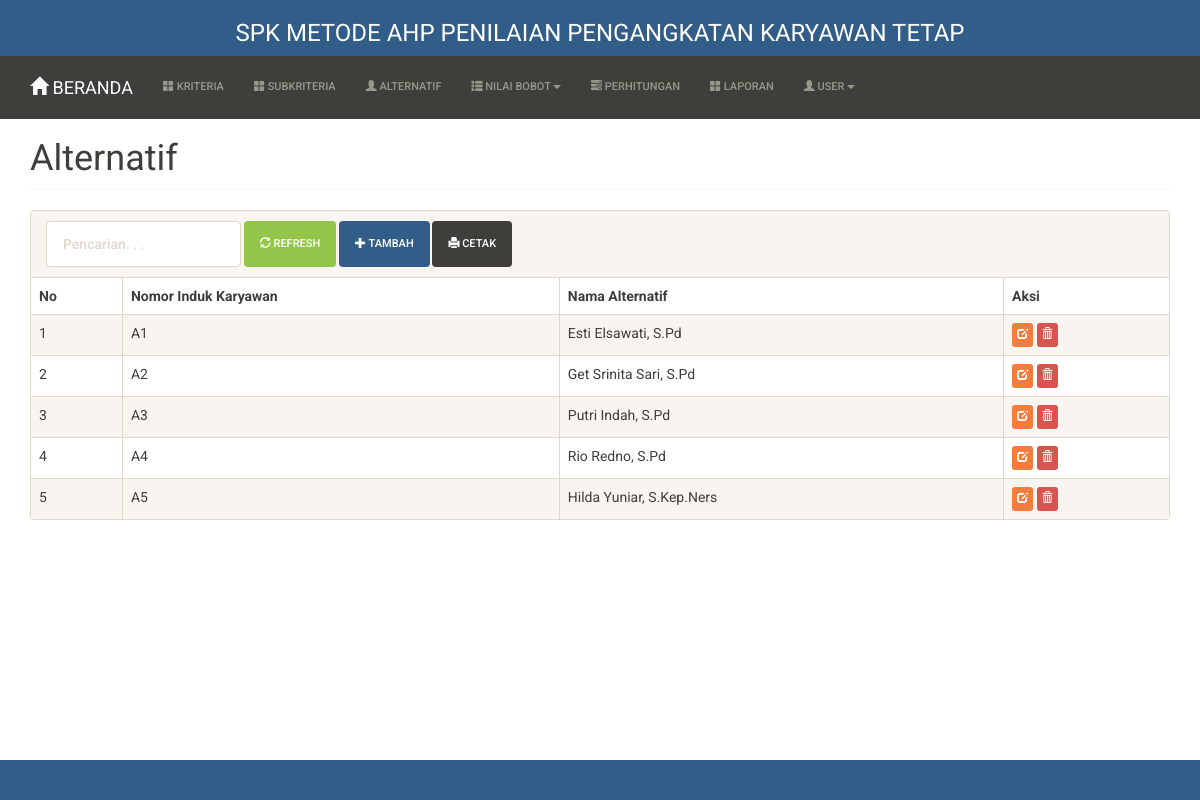
The app's page /index.php?m=alternatif (signed in) with its own data.
### tables this page shows
CREATE TABLE `tb_alternatif` (
  `kode_alternatif` varchar(16) NOT NULL,
  `nama_alternatif` varchar(255) DEFAULT NULL,
  `keterangan` varchar(255) DEFAULT NULL,
  `total` double DEFAULT NULL,
  `rank` int(11) DEFAULT NULL
);

### config.php (called while the page is built)
<?php
$config["server"] = 'localhost';
$config["username"] = 'root';
$config["password"] = '';
$config["database_name"] = 'dewi';

### functions.php (called while the page is built, shortened)
<?php
include 'config.php';
include 'includes/db.php';
$db = new DB($config['server'], $config['username'], $config['password'], $config['database_name']);
include 'includes/general.php';

### includes/general.php (called while the page is built, shortened)
<?php
function esc_field($str)
{
    return htmlspecialchars($str, ENT_QUOTES, 'UTF-8');
}

### includes/db.php (called while the page is built, shortened)
<?php
class DB
{
    var $conn = null;
    public function __construct($host, $username, $passwd, $dbname)
    {
        $this->conn = mysqli_connect($host, $username, $passwd, $dbname);
    }
    public function query($sql)
    {
        $query = mysqli_query($this->conn, $sql) or die('<pre>Error mysqli_query: ' . mysqli_error($this->conn) . '<br />' . $sql . '</pre>');
        return $query;
    }
    public function get_results($sql)
    {
        $query = $this->query($sql);
        $arr = [];
        while ($row = mysqli_fetch_object($query)) {
            $arr[] = $row;
        }
        return $arr;
    }
}

### alternatif.php (the view, shortened to what this page needs)
<div class="page-header">
    <h1>Alternatif</h1>
</div>
<div class="panel panel-default">
    <div class="panel-heading">
        <form class="form-inline">
            <div class="form-group">
                <input class="form-control" type="text" placeholder="Pencarian. . ." name="q" value="<?= isset($_GET['q']) ? $_GET['q'] : '' ?>" />
            </div>
            <div class="form-group">
                <button class="btn btn-success"><span class="glyphicon glyphicon-refresh"></span> Refresh</button>
            </div>
            <div class="form-group">
                <a class="btn btn-primary" href="?m=alternatif_tambah"><span class="glyphicon glyphicon-plus"></span> Tambah</a>
            </div>
            <div class="form-group">
                <a class="btn btn-default" href="cetak.php?m=alternatif&q=<?= isset($_GET['q']) ? $_GET['q'] : '' ?>" target="_blank"><span class="glyphicon glyphicon-print"></span> Cetak</a>
            </div>
        </form>
    </div>
    <div class="table-responsive">
        <table class="table table-bordered table-hover table-striped">
            <thead>
                <tr>
                    <th>No</th>
                    <th>Nomor Induk Karyawan</th>
                    <th>Nama Alternatif</th>
                    <th>Aksi</th>
                </tr>
            </thead>
            <?php
            $q = esc_field(isset($_GET['q']) ? $_GET['q'] : '');
            $rows = $db->get_results("SELECT * FROM tb_alternatif
            WHERE kode_alternatif LIKE '%$q%'
            OR nama_alternatif LIKE '%$q%'
            ORDER BY kode_alternatif");
            $no = 0;
            foreach ($rows as $row) : ?>
                <tr>
                    <td><?= ++$no ?></td>
                    <td><?= $row->kode_alternatif ?></td>
                    <td><?= $row->nama_alternatif ?></td>
                    <td>
                        <a class="btn btn-xs btn-warning" href="?m=alternatif_ubah&ID=<?= $row->kode_alternatif ?>"><span class="glyphicon glyphicon-edit"></span></a>
                        <a class="btn btn-xs btn-danger" href="aksi.php?act=alternatif_hapus&ID=<?= $row->kode_alternatif ?>" onclick="return confirm('Hapus data?')"><span class="glyphicon glyphicon-trash"></span></a>
                    </td>
                </tr>
            <?php endforeach ?>
        </table>
    </div>
</div>

### assets/css/general.css (style rules this page uses)
html { position: relative; min-height: 100%; }
body { margin-bottom: 70px; }
.page-header { margin-top: 0; padding-bottom: 0; }
.page-header h1 { margin-top: 0; }

### records on screen
tb_alternatif: kode_alternatif "A1", nama_alternatif "Esti Elsawati, S.Pd"
tb_alternatif: kode_alternatif "A2", nama_alternatif "Get Srinita Sari, S.Pd"
tb_alternatif: kode_alternatif "A3", nama_alternatif "Putri Indah, S.Pd"
tb_alternatif: kode_alternatif "A4", nama_alternatif "Rio Redno, S.Pd"
tb_alternatif: kode_alternatif "A5", nama_alternatif "Hilda Yuniar, S.Kep.Ners"
